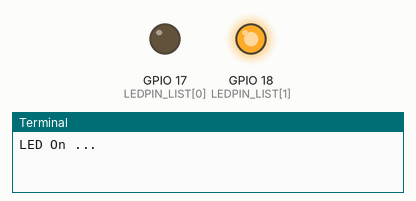
Simulated run of this program. Board: Raspberry Pi (BCM pin numbers). On the bench: output pins drawn as LEDs (lit = HIGH), the last lines printed to the terminal. At 20.0 s the program stops and its outputs stay as they are.

Above: at 0.1 s.
At 9.1 s:
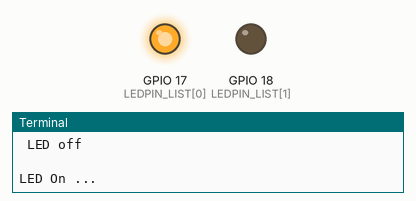
At 19.6 s:
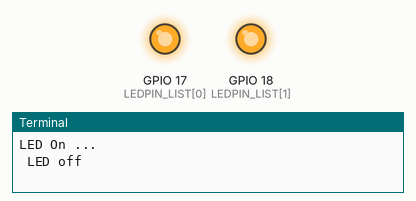
Timing chart, 0 to 21.1 s (numbered marks = the images above):
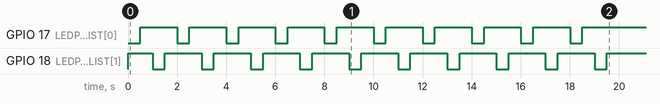

The program:

flowwiring.py
```python
#!/usr/bin/python
# The above comment allows the shell to see what application
# this script requires to execute. This allows us to mark the
# file as executable.

# The circuit for this lesson is composed of one or more LEDs
# each of which is connected to a GPIO pin and to 3.3v power
# rail through a 200 ohm resistor.
#    | VCC | ---- |200 ohm R | ----  | >| LED | ---- | pin |

# import the necessary libraries and other components we need
# to do what we are going to do.
import RPi.GPIO as GPIO
import time

# Python RPi.GPIO uses BCM or Broadcom board pin
# numbering which is different from the wiringPi
# library numbering convention. This is a list of
# the pins we have in our circuit.
LEDPIN_LIST = [ 17, 18]

# ------     methods we are using in our application

# setup function to set up the operating environment.
# we will select GCM numbering for the setmode()
# then we indicate the GPIO pin we are using along with
# its initial level of LOW so the LED starts off unlit.
def setup():
    GPIO.setwarnings(False)
    GPIO.setmode(GPIO.BCM)
    for iPin in LEDPIN_LIST:
        GPIO.setup(iPin, GPIO.OUT, initial=GPIO.HIGH)


# the main routine will just loop forever turning the LED
# on and then off until the user interrupts with a control-C.
def main():
    iCount = 10
    while iCount > 0:
        for iPin in LEDPIN_LIST:
            GPIO.output(iPin, GPIO.LOW)
            print('LED On ...')
            time.sleep(0.5)

            GPIO.output(iPin, GPIO.HIGH)
            print(' LED off\n')
            time.sleep(0.5)
            pass
        iCount -= 1
        pass
    pass

# handle the keyboard interrupt by cleaning up the GPIO environment
# in order to exit our program.
def destroy():
    GPIO.output(LEDPIN, GPIO.LOW)
    GPIO.cleanup()

# ------- no more methods


# if this script is being run directly then do the
# environment setup and run our main routine until interrupted.
if __name__ == '__main__':
    setup()
    try:
        main()
    except KeyboardInterrupt:
        destroy()
```
